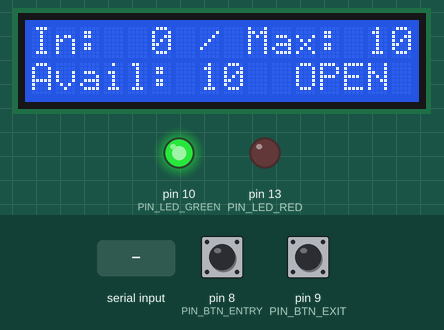
A sketch run on a simulated Arduino Uno, built with avr-gcc and run on an emulated ATmega328P. Shown: 16×2 character LCD, output pins drawn as LEDs (lit = HIGH). Inputs (shaded band) come from the test bench; at power-on: pin 8 (PIN_BTN_ENTRY) LOW, pin 9 (PIN_BTN_EXIT) LOW. What the sketch prints to the serial monitor is not drawn.

Above: at 1.5 s.
1.6 s: pin 8 (PIN_BTN_ENTRY) pulled HIGH for 0.15 s
At 2.8 s:
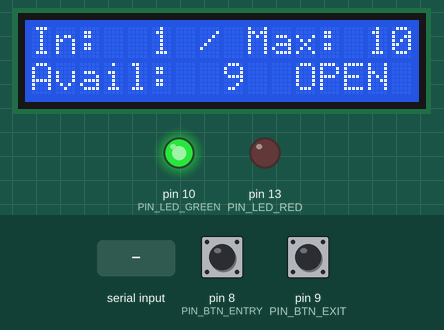
3.2 s: pin 8 (PIN_BTN_ENTRY) pulled HIGH for 1 s
At 3.9 s:
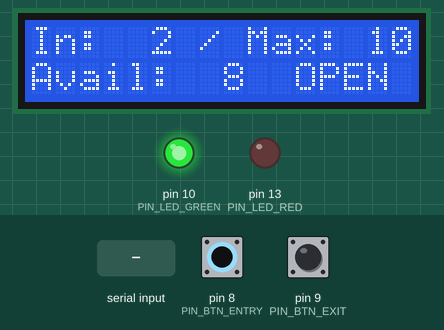
5.7 s: pin 9 (PIN_BTN_EXIT) pulled HIGH for 0.15 s
At 7.1 s:
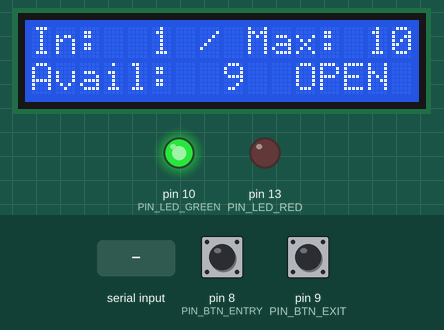
8.8 s: "RESET\n" received over Serial
At 10.2 s:
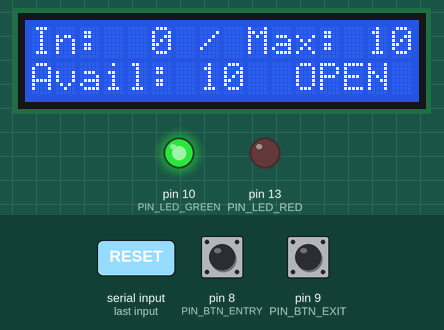
Timing chart, 0 to 11.8 s (numbered marks = the images above; inputs shaded):
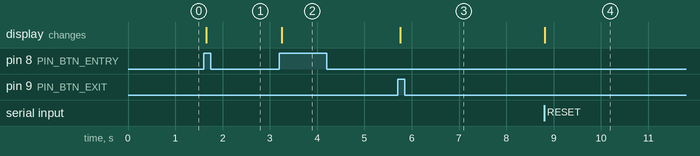

Measured:
- after the input at 1.6 s, the display: changes after 0.06 s (image 1)
- after the input at 3.2 s, the display: changes after 0.05 s (image 2)
- after the input at 5.7 s, the display: changes after 0.06 s (image 3)
- after the input at 8.8 s, the display: changes at once (image 4)

The sketch:

smart_occupancy.ino
```cpp
#include <LiquidCrystal.h>
#include <ctype.h>
#include <stdio.h>
#include <stdlib.h>
#include <string.h>

// Hardware pin assignments
const int LCD_RS = 12;
const int LCD_E  = 11;
const int LCD_D4 = 5;
const int LCD_D5 = 4;
const int LCD_D6 = 3;
const int LCD_D7 = 2;

const int PIN_BTN_ENTRY = 8;
const int PIN_BTN_EXIT  = 9;
const int PIN_LED_GREEN = 10;
const int PIN_LED_RED   = 13;

const int DEFAULT_MAX_CAPACITY = 10;
const unsigned long DEBOUNCE_MS = 50UL;
const unsigned long LCD_INTERVAL_MS = 250UL;
const int EVENT_BATCH_CAP = 8;

enum EventAction {
    ACT_NONE = 0,
    ACT_ENTRY_OK = 1,
    ACT_EXIT_OK = 2,
    ACT_ENTRY_REJECTED = -1,
    ACT_EXIT_REJECTED = -2
};

struct OccupancyRecord {
    int currentCount;
    int maxCapacity;
    unsigned long totalEntries;
    unsigned long totalExits;
    unsigned long rejectedEntries;
    unsigned long rejectedExits;
    bool lcdDirty;
};

struct EventEntry {
    unsigned long timestampMs;
    int action;
    int countAfter;
};

struct DebouncedButton {
    int pin;
    int lastRaw;
    int stableState;
    unsigned long lastChangeMs;
};

LiquidCrystal lcd(LCD_RS, LCD_E, LCD_D4, LCD_D5, LCD_D6, LCD_D7);

static OccupancyRecord *gRecord = NULL;
static EventEntry *gBatchLog = NULL;
static int gBatchCount = 0;
static bool gAllocFailed = false;

static unsigned long gLastLcdUpdateMs = 0UL;

static DebouncedButton gEntryBtn = { PIN_BTN_ENTRY, LOW, LOW, 0UL };
static DebouncedButton gExitBtn  = { PIN_BTN_EXIT,  LOW, LOW, 0UL };

static char gSerialBuf[32];
static size_t gSerialLen = 0;

static void releaseOccupancySystem() {
    free(gBatchLog);
    gBatchLog = NULL;
    gBatchCount = 0;

    free(gRecord);
    gRecord = NULL;
}

static bool allocateOccupancySystem(int capacity) {
    gRecord = (OccupancyRecord *)calloc(1, sizeof(OccupancyRecord));
    if (gRecord == NULL) {
        return false;
    }

    gBatchLog = (EventEntry *)malloc((size_t)EVENT_BATCH_CAP * sizeof(EventEntry));
    if (gBatchLog == NULL) {
        free(gRecord);
        gRecord = NULL;
        return false;
    }

    gRecord->currentCount = 0;
    gRecord->maxCapacity = capacity;
    gRecord->lcdDirty = true;
    gBatchCount = 0;
    return true;
}

static const char *actionLabel(int act) {
    switch (act) {
        case ACT_ENTRY_OK:       return "ENTRY_OK";
        case ACT_EXIT_OK:        return "EXIT_OK";
        case ACT_ENTRY_REJECTED: return "ENTRY_DENIED";
        case ACT_EXIT_REJECTED:  return "EXIT_DENIED";
        default:                 return "NONE";
    }
}

static void flushBatchLog() {
    if (gBatchLog == NULL) {
        return;
    }

    Serial.print(F("--- Flushing Event Batch ("));
    Serial.print(gBatchCount);
    Serial.println(F(" entries) ---"));

    for (int i = 0; i < gBatchCount; i++) {
        const EventEntry *e = gBatchLog + i;
        Serial.print(F("  t="));
        Serial.print(e->timestampMs);
        Serial.print(F("ms | "));
        Serial.print(actionLabel(e->action));
        Serial.print(F(" | Occupancy="));
        Serial.println(e->countAfter);
    }

    // Release completed batch block and allocate fresh buffer
    free(gBatchLog);
    gBatchLog = NULL;
    gBatchCount = 0;

    gBatchLog = (EventEntry *)malloc((size_t)EVENT_BATCH_CAP * sizeof(EventEntry));
    if (gBatchLog == NULL) {
        gAllocFailed = true;
        Serial.println(F("[FATAL] Reallocation failed after batch flush."));
        return;
    }
    Serial.println(F("Event batch buffer freed and reallocated cleanly."));
}

static void recordBatchEvent(const struct OccupancyRecord *rec, unsigned long nowMs, int act) {
    if (rec == NULL || gBatchLog == NULL) {
        return;
    }
    if (gBatchCount >= EVENT_BATCH_CAP) {
        flushBatchLog();
        if (gBatchLog == NULL) {
            return;
        }
    }
    EventEntry *slot = gBatchLog + gBatchCount;
    slot->timestampMs = nowMs;
    slot->action = act;
    slot->countAfter = rec->currentCount;
    gBatchCount++;
}

static bool updateButtonDebounced(struct DebouncedButton *btn, unsigned long nowMs) {
    int raw = digitalRead(btn->pin);

    if (raw != btn->lastRaw) {
        btn->lastRaw = raw;
        btn->lastChangeMs = nowMs;
    }

    if ((nowMs - btn->lastChangeMs) >= DEBOUNCE_MS) {
        if (raw != btn->stableState) {
            btn->stableState = raw;
            if (btn->stableState == HIGH) {
                return true;
            }
        }
    }
    return false;
}

static void processEntry(struct OccupancyRecord *rec, unsigned long nowMs) {
    if (rec == NULL) {
        return;
    }

    if (rec->currentCount >= rec->maxCapacity) {
        rec->rejectedEntries++;
        rec->lcdDirty = true;
        recordBatchEvent(rec, nowMs, ACT_ENTRY_REJECTED);
        Serial.print(F("[ERROR] Entry denied: maximum capacity ("));
        Serial.print(rec->maxCapacity);
        Serial.println(F(") reached."));
        return;
    }

    rec->currentCount++;
    rec->totalEntries++;
    rec->lcdDirty = true;
    recordBatchEvent(rec, nowMs, ACT_ENTRY_OK);

    Serial.print(F("[ENTRY] Inside: "));
    Serial.print(rec->currentCount);
    Serial.print(F(" | Available: "));
    Serial.println(rec->maxCapacity - rec->currentCount);
}

static void processExit(struct OccupancyRecord *rec, unsigned long nowMs) {
    if (rec == NULL) {
        return;
    }

    if (rec->currentCount <= 0) {
        rec->rejectedExits++;
        rec->lcdDirty = true;
        recordBatchEvent(rec, nowMs, ACT_EXIT_REJECTED);
        Serial.println(F("[ERROR] Exit denied: facility is already empty (0 people)."));
        return;
    }

    rec->currentCount--;
    rec->totalExits++;
    rec->lcdDirty = true;
    recordBatchEvent(rec, nowMs, ACT_EXIT_OK);

    Serial.print(F("[EXIT]  Inside: "));
    Serial.print(rec->currentCount);
    Serial.print(F(" | Available: "));
    Serial.println(rec->maxCapacity - rec->currentCount);
}

static void updateStatusLEDs(const struct OccupancyRecord *rec, unsigned long nowMs) {
    (void)nowMs;
    if (rec == NULL) {
        return;
    }

    bool full = (rec->currentCount >= rec->maxCapacity);
    digitalWrite(PIN_LED_GREEN, full ? LOW : HIGH);
    digitalWrite(PIN_LED_RED, full ? HIGH : LOW);
}

static void updateLcdDisplay(struct OccupancyRecord *rec, unsigned long nowMs) {
    char line1[17];
    char line2[17];
    int remaining;

    if (rec == NULL || !rec->lcdDirty) {
        return;
    }
    if ((nowMs - gLastLcdUpdateMs) < LCD_INTERVAL_MS && gLastLcdUpdateMs != 0UL) {
        return;
    }

    remaining = rec->maxCapacity - rec->currentCount;
    if (remaining < 0) remaining = 0;

    snprintf(line1, sizeof(line1), "In:%3d / Max:%3d", rec->currentCount, rec->maxCapacity);
    snprintf(line2, sizeof(line2), "Avail:%3d  %s", remaining,
             (rec->currentCount >= rec->maxCapacity) ? "FULL!" : "OPEN ");

    lcd.setCursor(0, 0);
    lcd.print(line1);
    lcd.setCursor(0, 1);
    lcd.print(line2);

    rec->lcdDirty = false;
    gLastLcdUpdateMs = nowMs;
}

static void printStatusReport(const struct OccupancyRecord *rec) {
    if (rec == NULL) {
        return;
    }
    Serial.println(F("\n=== Occupancy Statistics ==="));
    Serial.print(F("Current Inside   : ")); Serial.println(rec->currentCount);
    Serial.print(F("Max Capacity     : ")); Serial.println(rec->maxCapacity);
    Serial.print(F("Available Spots  : ")); Serial.println(rec->maxCapacity - rec->currentCount);
    Serial.print(F("Total Entries    : ")); Serial.println(rec->totalEntries);
    Serial.print(F("Total Exits      : ")); Serial.println(rec->totalExits);
    Serial.print(F("Rejected Entries : ")); Serial.println(rec->rejectedEntries);
    Serial.print(F("Rejected Exits   : ")); Serial.println(rec->rejectedExits);
    Serial.print(F("Pending Batch    : ")); Serial.println(gBatchCount);
    Serial.println(F("Commands: STATUS | FLUSH | RESET | CAP <1-999>\n"));
}

static void handleSerialCommand(const char *cmd) {
    if (strcmp(cmd, "STATUS") == 0) {
        printStatusReport(gRecord);
    } else if (strcmp(cmd, "FLUSH") == 0) {
        flushBatchLog();
    } else if (strcmp(cmd, "RESET") == 0) {
        int cap = (gRecord != NULL) ? gRecord->maxCapacity : DEFAULT_MAX_CAPACITY;
        releaseOccupancySystem();
        if (!allocateOccupancySystem(cap)) {
            gAllocFailed = true;
            Serial.println(F("[FATAL] Reset allocation failed."));
            return;
        }
        Serial.println(F("[RESET] Released heap records and reinitialized system."));
    } else if (strncmp(cmd, "CAP ", 4) == 0) {
        int nextCap = atoi(cmd + 4);
        if (nextCap <= 0 || nextCap > 999) {
            Serial.println(F("[ERROR] Capacity must be between 1 and 999."));
        } else if (gRecord != NULL && nextCap < gRecord->currentCount) {
            Serial.println(F("[ERROR] New capacity cannot be lower than current occupancy."));
        } else if (gRecord != NULL) {
            gRecord->maxCapacity = nextCap;
            gRecord->lcdDirty = true;
            Serial.print(F("[CONFIG] Max capacity updated to "));
            Serial.println(nextCap);
        }
    } else if (cmd[0] != '\0') {
        Serial.print(F("[WARN] Unknown Serial command: "));
        Serial.println(cmd);
    }
}

static void pollSerialCommands() {
    while (Serial.available() > 0) {
        char ch = (char)Serial.read();
        if (ch == '\r') {
            continue;
        }
        if (ch == '\n') {
            gSerialBuf[gSerialLen] = '\0';
            handleSerialCommand(gSerialBuf);
            gSerialLen = 0;
        } else if (gSerialLen + 1 < sizeof(gSerialBuf)) {
            gSerialBuf[gSerialLen++] = (char)toupper((unsigned char)ch);
        }
    }
}

void setup() {
    Serial.begin(9600);
    lcd.begin(16, 2);

    pinMode(PIN_BTN_ENTRY, INPUT);
    pinMode(PIN_BTN_EXIT, INPUT);
    pinMode(PIN_LED_GREEN, OUTPUT);
    pinMode(PIN_LED_RED, OUTPUT);

    if (!allocateOccupancySystem(DEFAULT_MAX_CAPACITY)) {
        gAllocFailed = true;
        Serial.println(F("[FATAL] Dynamic memory allocation failed during setup."));
        lcd.print(F("MEM ALLOC ERROR"));
        return;
    }

    updateStatusLEDs(gRecord, 0UL);
    updateLcdDisplay(gRecord, 0UL);
    Serial.println(F("Smart Occupancy Control System Initialized."));
    printStatusReport(gRecord);
}

void loop() {
    unsigned long nowMs = millis();

    if (gAllocFailed) {
        digitalWrite(PIN_LED_RED, ((nowMs / 250UL) % 2UL == 0UL) ? HIGH : LOW);
        return;
    }

    pollSerialCommands();

    if (updateButtonDebounced(&gEntryBtn, nowMs)) {
        processEntry(gRecord, nowMs);
    }
    if (updateButtonDebounced(&gExitBtn, nowMs)) {
        processExit(gRecord, nowMs);
    }

    updateStatusLEDs(gRecord, nowMs);
    updateLcdDisplay(gRecord, nowMs);
}
```
